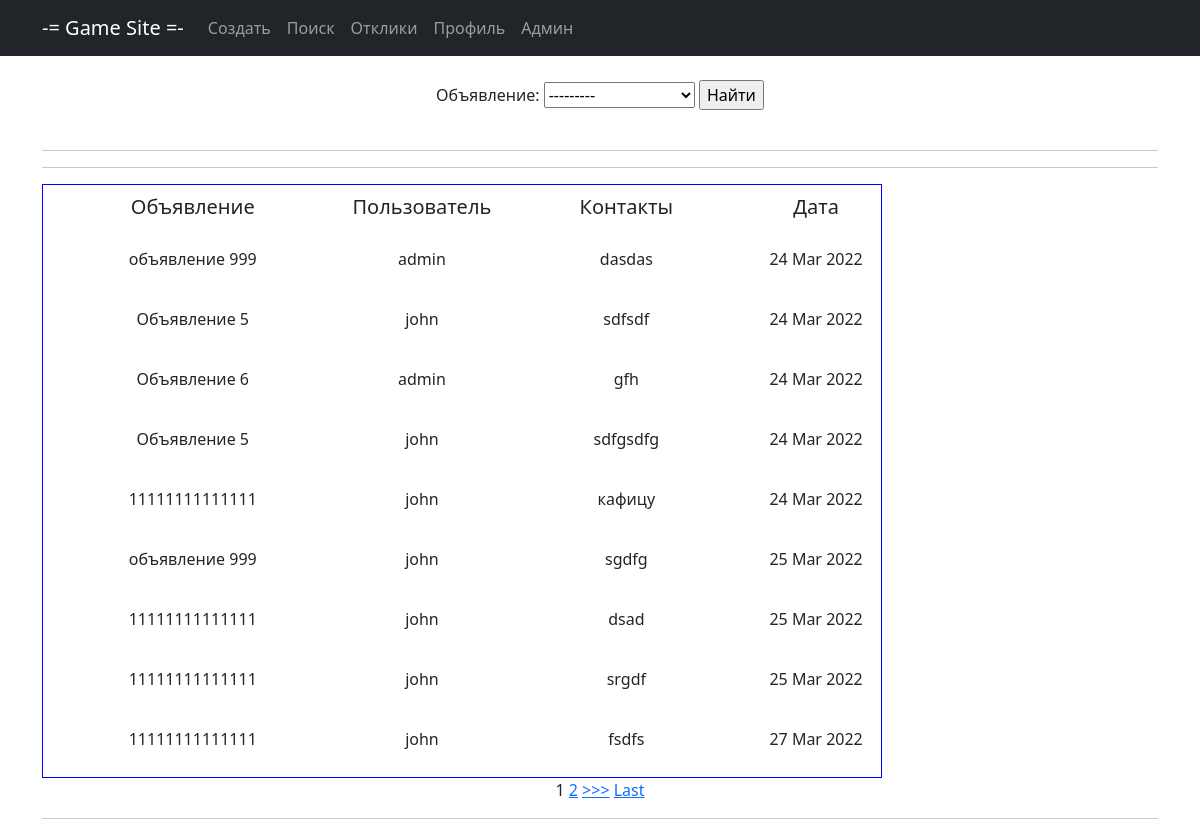
Page /response/ (signed in) on the earlier database version.
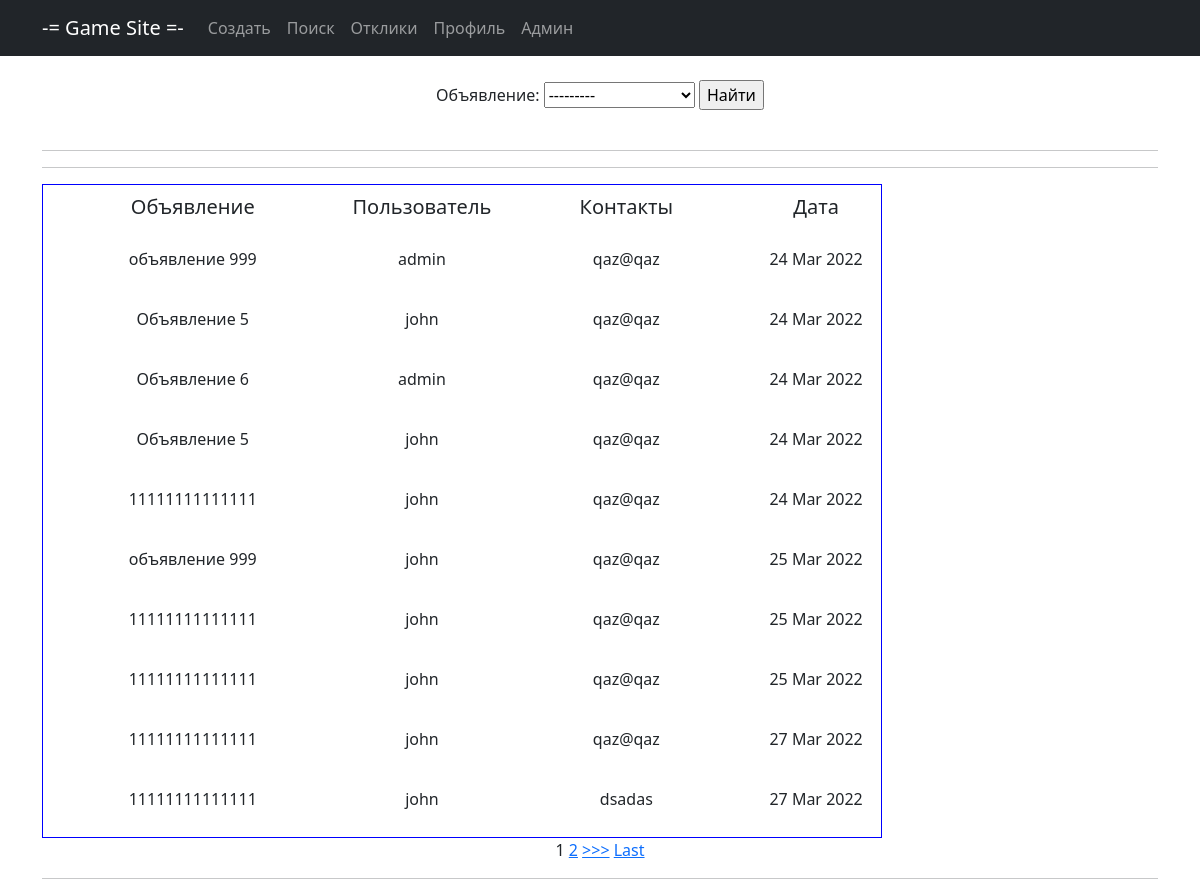
Same page on the later database version.
### main/models.py (models this page shows, shortened)
class Response(models.Model):
    note = models.ForeignKey(Note, on_delete=models.CASCADE, verbose_name='Объявление')
    user_author = models.IntegerField(default=0, verbose_name='id_автора_объявления')
    user_response = models.ForeignKey(User, on_delete=models.CASCADE, verbose_name='id_пользователя_отклика')
    user_fio = models.CharField(max_length=64, default="ФИО не задано", verbose_name='ФИО_автора_объявления')
    content = models.TextField(verbose_name='Контент')
    datetime = models.DateTimeField(auto_now_add=True, verbose_name='Дата создания')

class Note(models.Model):
    title = models.CharField(max_length=128, verbose_name='Название')
    content = RichTextUploadingField(verbose_name='Контент')
    datetime = models.DateTimeField(auto_now_add=True, verbose_name='Дата создания')
    user = models.ForeignKey(User, blank=True, null=True, on_delete=models.CASCADE, verbose_name='Пользователь')
    category = models.ForeignKey(Category, on_delete=models.CASCADE, verbose_name='Категория')
    def __str__(self):
        return f'{self.title}'

### main/views.py (the view)
# urls.py: path('response/', ResponseList.as_view(), name='response'),
class ResponseList(ListView):
    template_name = 'user_response.html'
    context_object_name = 'responses'
    ordering = ['-datetime']
    paginate_by = 5
    def get_queryset(self, **kwargs):
        user_id = self.request.user.id
        return Response.objects.filter(user_author=user_id)
    def get_context_data(self, **kwargs):
        context = super().get_context_data(**kwargs)
        context['filter'] = ResponseFilter(self.request.GET, queryset=self.get_queryset())
        return context

### templates/user_response.html (shortened to what this page needs)
{% extends 'static/default.html' %}
{% block content %}
<br>
<form method="GET">
    {{ filter.form }}
    <input type="submit" value="Найти">
</form><br>
<hr>
<hr>
<table cellspacing="5" cellpadding="10" border="1"
       style=" border-spacing : 10px; border-color : blue; border-style: solid;" bgcolor="FFFFFF">
    <tr>
        <td width="300">
            <h5>Объявление</h5>
        </td>
        <td width="100">
            <h5>Пользователь</h5>
        </td>
        <td width="250">
            <h5>Контакты</h5>
        </td>
        <td width="130">
            <h5>Дата</h5>
        </td>
    </tr>
    {% for response in filter.qs %}
    <tr>
        <td>
            <p align="center">{{ response.note }}</p>
        </td>
        <td>
            <p align="center">{{ response.user_response }}</p>
        </td>
        <td>
            <p align="center">{{ response.content }}</p>
        </td>
        <td>
            <p align="center">{{ response.datetime | date:"d M Y" }}</p>
        </td>
    </tr>
    {% endfor %}
</table>
{% if is_paginated %}
{% for num in page_obj.paginator.page_range %}
{% if page_obj.number == num %}
<a>{{ num }}</a>
{% elif num > page_obj.number|add:'-5' and num < page_obj.number|add:'5' %}
<a href="?page={{ num }}">{{ num }}</a>
{% endif %}
{% endfor %}
{% if page_obj.has_next %}
<a href="?page={{ page_obj.next_page_number }}">>>></a>
<a href="?page={{ page_obj.paginator.num_pages }}">Last</a>
{% endif %}
{% endif %}
<br>
<hr>
{% endblock content %}

Differences in the rows shown:
changed Response (number 1 of 10 on the later page): content "dasdas" → "qaz@qaz"
changed Response (number 2 of 10 on the later page): content "sdfsdf" → "qaz@qaz"
changed Response "Объявление 6": content "gfh" → "qaz@qaz"
changed Response (number 4 of 10 on the later page): content "sdfgsdfg" → "qaz@qaz"
changed Response (number 5 of 10 on the later page): content "кафицу" → "qaz@qaz"
changed Response (number 6 of 10 on the later page): content "sgdfg" → "qaz@qaz"
changed Response (number 7 of 10 on the later page): content "dsad" → "qaz@qaz"
changed Response (number 8 of 10 on the later page): content "srgdf" → "qaz@qaz"
changed Response (number 9 of 10 on the later page): content "fsdfs" → "qaz@qaz"
added Response: note "11111111111111", user_response "john", content "dsadas", datetime "27 Mar 2022"
